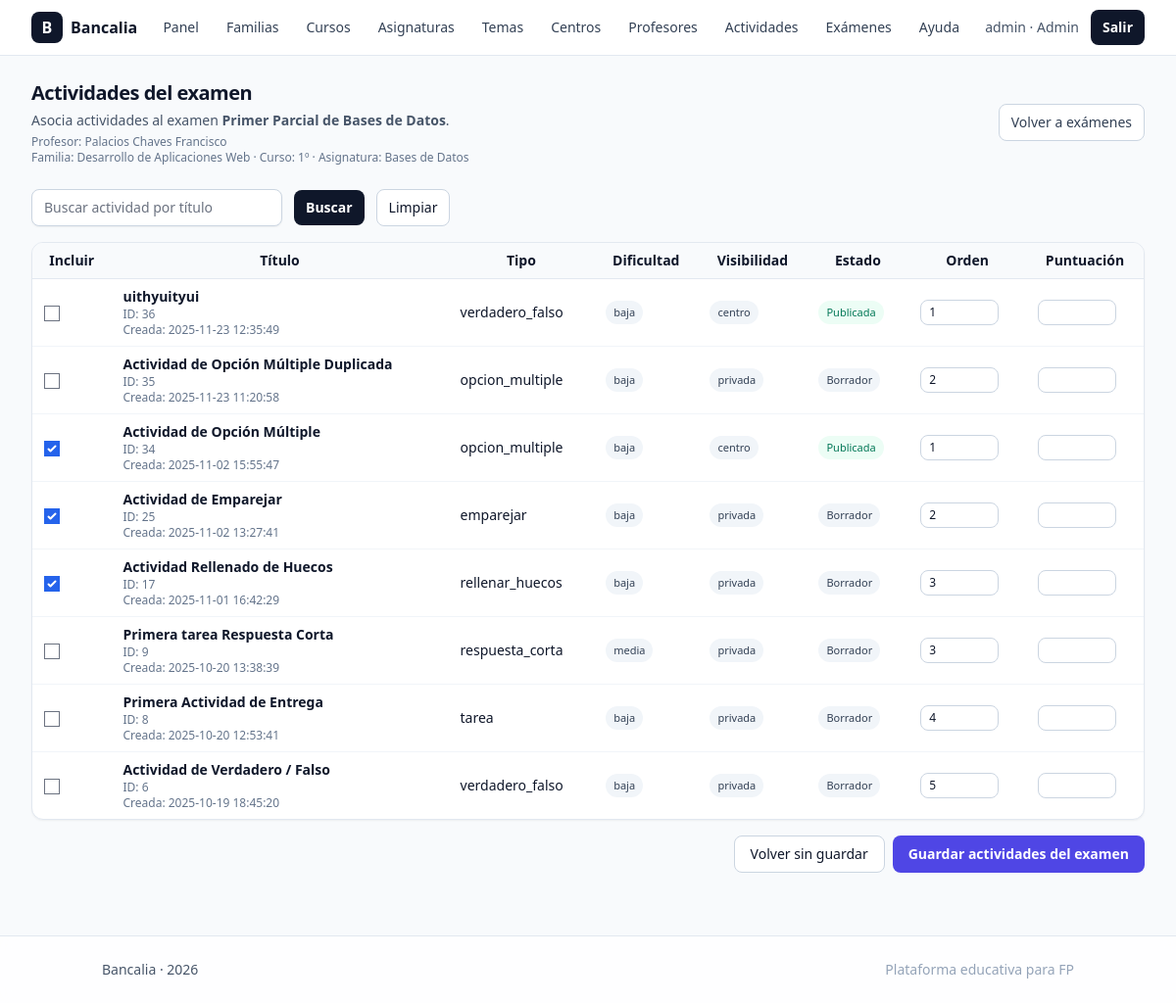
/admin/examenes/actividades.php?id=1 (signed in), run on the app's committed database.
### tables this page shows
CREATE TABLE `examenes` (
  `id` int(11) NOT NULL,
  `profesor_id` int(11) NOT NULL,
  `familia_id` int(11) NOT NULL,
  `curso_id` int(11) NOT NULL,
  `asignatura_id` int(11) NOT NULL,
  `titulo` varchar(255) NOT NULL,
  `descripcion` text DEFAULT NULL,
  `estado` enum('borrador','publicado') NOT NULL DEFAULT 'borrador',
  `tipo` enum('examen','practica') NOT NULL DEFAULT 'examen',
  `fecha` date DEFAULT NULL,
  `hora` time DEFAULT NULL,
  `duracion_minutos` int(11) DEFAULT NULL,
  `created_at` datetime NOT NULL DEFAULT current_timestamp(),
  `updated_at` datetime NOT NULL DEFAULT current_timestamp() ON UPDATE current_timestamp()
);

CREATE TABLE `profesores` (
  `id` int(11) NOT NULL,
  `centro_id` int(11) DEFAULT NULL,
  `nombre` varchar(120) NOT NULL,
  `apellidos` varchar(160) NOT NULL,
  `email` varchar(160) NOT NULL,
  `telefono` varchar(30) DEFAULT NULL,
  `notas` text DEFAULT NULL,
  `is_active` tinyint(1) NOT NULL DEFAULT 1,
  `created_at` datetime NOT NULL DEFAULT current_timestamp(),
  `updated_at` datetime NOT NULL DEFAULT current_timestamp() ON UPDATE current_timestamp()
);

CREATE TABLE `familias_profesionales` (
  `id` int(11) NOT NULL,
  `nombre` varchar(150) NOT NULL,
  `slug` varchar(160) NOT NULL,
  `descripcion` text DEFAULT NULL,
  `is_active` tinyint(1) NOT NULL DEFAULT 1,
  `created_at` datetime NOT NULL DEFAULT current_timestamp(),
  `updated_at` datetime NOT NULL DEFAULT current_timestamp() ON UPDATE current_timestamp()
);

CREATE TABLE `cursos` (
  `id` int(11) NOT NULL,
  `familia_id` int(11) NOT NULL,
  `nombre` varchar(80) NOT NULL,
  `slug` varchar(120) NOT NULL,
  `descripcion` text DEFAULT NULL,
  `orden` int(11) NOT NULL DEFAULT 1,
  `is_active` tinyint(1) NOT NULL DEFAULT 1,
  `created_at` datetime NOT NULL DEFAULT current_timestamp(),
  `updated_at` datetime NOT NULL DEFAULT current_timestamp() ON UPDATE current_timestamp()
);

CREATE TABLE `asignaturas` (
  `id` int(11) NOT NULL,
  `familia_id` int(11) NOT NULL,
  `curso_id` int(11) NOT NULL,
  `nombre` varchar(150) NOT NULL,
  `slug` varchar(160) NOT NULL,
  `codigo` varchar(50) DEFAULT NULL,
  `horas` int(11) DEFAULT NULL,
  `descripcion` text DEFAULT NULL,
  `orden` int(11) NOT NULL DEFAULT 1,
  `is_active` tinyint(1) NOT NULL DEFAULT 1,
  `created_at` datetime NOT NULL DEFAULT current_timestamp(),
  `updated_at` datetime NOT NULL DEFAULT current_timestamp() ON UPDATE current_timestamp()
);

CREATE TABLE `actividades` (
  `id` int(11) NOT NULL,
  `profesor_id` int(11) NOT NULL,
  `familia_id` int(11) NOT NULL,
  `curso_id` int(11) NOT NULL,
  `asignatura_id` int(11) NOT NULL,
  `tema_id` int(11) DEFAULT NULL,
  `tipo` enum('opcion_multiple','verdadero_falso','respuesta_corta','rellenar_huecos','emparejar','tarea') NOT NULL,
  `titulo` varchar(255) NOT NULL,
  `descripcion` text DEFAULT NULL,
  `dificultad` enum('baja','media','alta') NOT NULL DEFAULT 'media',
  `visibilidad` enum('privada','centro','publica') NOT NULL DEFAULT 'privada',
  `estado` enum('borrador','publicada') NOT NULL DEFAULT 'borrador',
  `created_at` datetime NOT NULL DEFAULT current_timestamp(),
  `updated_at` datetime NOT NULL DEFAULT current_timestamp() ON UPDATE current_timestamp(),
  `centro_id` int(11) DEFAULT NULL
);

### config.php (called while the page is built, shortened)
<?php
function pdo(): PDO
{
  static $pdo;
  if ($pdo instanceof PDO)
    return $pdo;
  $host = $_ENV['DB_HOST'] ?? '127.0.0.1';
  $port = $_ENV['DB_PORT'] ?? '3306';
  $db = $_ENV['DB_NAME'] ?? 'bancalia';
  $user = $_ENV['DB_USER'] ?? 'root';
  $pass = $_ENV['DB_PASS'] ?? '';
  $dsn = "mysql:host=$host;port=$port;dbname=$db;charset=utf8mb4";
  $pdo = new PDO($dsn, $user, $pass, [
    PDO::ATTR_ERRMODE => PDO::ERRMODE_EXCEPTION,
    PDO::ATTR_DEFAULT_FETCH_MODE => PDO::FETCH_ASSOC,
    PDO::ATTR_EMULATE_PREPARES => false,
  ]);
  return $pdo;
}

### public/admin/examenes/actividades.php (the view, shortened to what this page needs)
<?php
require_once __DIR__ . '/../../../config.php';
$examenId = (int)($_GET['id'] ?? $_POST['id'] ?? 0);
$stEx = pdo()->prepare('
  SELECT e.*,
         p.nombre     AS profesor_nombre,
         p.apellidos  AS profesor_apellidos,
         a.nombre     AS asignatura_nombre,
         c.nombre     AS curso_nombre,
         f.nombre     AS familia_nombre
  FROM examenes e
  LEFT JOIN profesores p              ON p.id = e.profesor_id
  LEFT JOIN asignaturas a            ON a.id = e.asignatura_id
  LEFT JOIN cursos c                 ON c.id = e.curso_id
  LEFT JOIN familias_profesionales f ON f.id = e.familia_id
  WHERE e.id = :id
  LIMIT 1
');
$stEx->execute([':id' => $examenId]);
$examen = $stEx->fetch(PDO::FETCH_ASSOC);
$stEa = pdo()->prepare('
  SELECT actividad_id, orden, puntuacion
  FROM examenes_actividades
  WHERE examen_id = :id
  ORDER BY orden ASC, id ASC
');
$stEa->execute([':id' => $examenId]);
$eaRows = $stEa->fetchAll(PDO::FETCH_ASSOC);
$mapEA = [];
foreach ($eaRows as $r) {
  $mapEA[(int)$r['actividad_id']] = [
    'orden'      => (int)$r['orden'],
    'puntuacion' => $r['puntuacion'],
  ];
}
$q = trim($_GET['q'] ?? '');
$paramsActs = [];
$sqlActs = "
  SELECT
    a.id,
    a.titulo,
    a.tipo,
    a.dificultad,
    a.visibilidad,
    a.estado,
    a.created_at
  FROM actividades a
";
$sqlActs .= ' ORDER BY a.created_at DESC';
$stActs = pdo()->prepare($sqlActs);
$stActs->execute($paramsActs);
$actividades = $stActs->fetchAll(PDO::FETCH_ASSOC);
require_once __DIR__ . '/../../../partials/header.php';
?>
<div class="mb-6 flex items-center justify-between">
  <div>
    <h1 class="text-xl font-semibold tracking-tight">Actividades del examen</h1>
    <p class="mt-1 text-sm text-slate-600">
      Asocia actividades al examen <strong><?= htmlspecialchars($examen['titulo']) ?></strong>.
    </p>
    <p class="mt-1 text-xs text-slate-500">
      Profesor: <?= htmlspecialchars(($examen['profesor_apellidos'] ?? '') . ' ' . ($examen['profesor_nombre'] ?? '')) ?><br>
      Familia: <?= htmlspecialchars($examen['familia_nombre'] ?? '') ?> ·
      Curso: <?= htmlspecialchars($examen['curso_nombre'] ?? '') ?> ·
      Asignatura: <?= htmlspecialchars($examen['asignatura_nombre'] ?? '') ?>
    </p>
  </div>
  <a href="<?= PUBLIC_URL ?>/admin/examenes/index.php"
     class="inline-flex items-center rounded-lg border border-slate-300 bg-white px-3 py-2 text-sm font-medium text-slate-700 hover:bg-slate-100">
    Volver a exámenes
  </a>
</div>
<div class="mb-4">
  <form method="get" action="" class="flex flex-wrap items-center gap-3">
    <input
      type="search"
      name="q"
      value="<?= htmlspecialchars($q) ?>"
      placeholder="Buscar actividad por título"
      class="w-64 rounded-lg border border-slate-300 bg-white px-3 py-2 text-sm shadow-sm"
    >
    <button
      type="submit"
      class="inline-flex items-center rounded-lg bg-slate-900 px-3 py-2 text-sm font-semibold text-white hover:bg-slate-800"
    >
      Buscar
    </button>
    <a
      href="<?= PUBLIC_URL ?>/admin/examenes/actividades.php?id=<?= (int)$examenId ?>"
      class="inline-flex items-center rounded-lg border border-slate-300 bg-white px-3 py-2 text-sm hover:bg-slate-100"
    >
      Limpiar
    </a>
  </form>
</div>
<?php if (!$actividades): ?>
  <div class="rounded-lg border border-slate-200 bg-white p-6 text-slate-600">
    No hay actividades disponibles.
  </div>
<?php else: ?>
  <form method="post" action="" class="space-y-4">
    <div class="rounded-xl border border-slate-200 bg-white shadow-sm overflow-x-auto">
      <table class="min-w-full divide-y divide-slate-200 text-sm">
        <thead class="bg-slate-50">
          <tr>
            <th class="px-3 py-2">Incluir</th>
            <th class="px-3 py-2">Título</th>
            <th class="px-3 py-2">Tipo</th>
            <th class="px-3 py-2">Dificultad</th>
            <th class="px-3 py-2">Visibilidad</th>
            <th class="px-3 py-2">Estado</th>
            <th class="px-3 py-2">Orden</th>
            <th class="px-3 py-2">Puntuación</th>
          </tr>
        </thead>
        <tbody class="divide-y divide-slate-100">
          <?php
          $defaultOrden = 1;
          foreach ($actividades as $a):
            $actId = (int)$a['id'];
            $sel   = $mapEA[$actId] ?? null;
            $checked    = $sel !== null;
            $orden      = $sel['orden']      ?? $defaultOrden++;
            $puntuacion = $sel['puntuacion'] ?? '';
          ?>
            <tr class="hover:bg-slate-50">
              <td class="px-3 py-2">
                <input
                  type="checkbox"
                  name="actividades[<?= $actId ?>][selected]"
                  value="1"
                  <?= $checked ? 'checked' : '' ?>
                >
              </td>
              <td class="px-3 py-2">
                <strong><?= htmlspecialchars($a['titulo']) ?></strong>
                <div class="text-xs text-slate-500">ID: <?= $actId ?></div>
                <div class="text-xs text-slate-500">Creada: <?= htmlspecialchars($a['created_at']) ?></div>
              </td>
              <td class="px-3 py-2"><?= htmlspecialchars($a['tipo']) ?></td>
              <td class="px-3 py-2">
                <span class="inline-flex rounded-full bg-slate-100 px-2 py-0.5 text-[11px] font-medium text-slate-700">
                  <?= htmlspecialchars($a['dificultad']) ?>
                </span>
              </td>
              <td class="px-3 py-2">
                <span class="inline-flex rounded-full bg-slate-100 px-2 py-0.5 text-[11px] font-medium text-slate-700">
                  <?= htmlspecialchars($a['visibilidad']) ?>
                </span>
              </td>
              <td class="px-3 py-2">
                <?php if ($a['estado'] === 'publicada'): ?>
                  <span class="inline-flex rounded-full bg-emerald-50 px-2 py-0.5 text-[11px] text-emerald-700">Publicada</span>
                <?php else: ?>
                  <span class="inline-flex rounded-full bg-slate-100 px-2 py-0.5 text-[11px] text-slate-700">Borrador</span>
                <?php endif; ?>
              </td>
              <td class="px-3 py-2">
                <input
                  type="number"
                  name="actividades[<?= $actId ?>][orden]"
                  value="<?= (int)$orden ?>"
                  min="1"
                  class="w-20 rounded-lg border border-slate-300 px-2 py-1 text-xs"
                >
              </td>
              <td class="px-3 py-2">
                <input
                  type="number"
                  step="0.25"
                  min="0"
                  name="actividades[<?= $actId ?>][puntuacion]"
                  value="<?= htmlspecialchars((string)$puntuacion) ?>"
                  class="w-20 rounded-lg border border-slate-300 px-2 py-1 text-xs"
                >
              </td>
            </tr>
          <?php endforeach; ?>
        </tbody>
      </table>
    </div>
    <div class="flex justify-end gap-2">
      <a href="<?= PUBLIC_URL ?>/admin/examenes/index.php"
         class="rounded-lg border border-slate-300 bg-white px-4 py-2 text-sm">
        Volver sin guardar
      </a>
      <button type="submit"
              class="rounded-lg bg-indigo-600 px-4 py-2 text-sm font-semibold text-white hover:bg-indigo-500">
        Guardar actividades del examen
      </button>
    </div>
  </form>
<?php endif; ?>
<?php require_once __DIR__ . '/../../../partials/footer.php'; ?>

### data on the page
examenes: titulo "Primer Parcial de Bases de Datos", profesor.nombre "Palacios Chaves Francisco", familia.nombre "Desarrollo de Aplicaciones Web", curso.nombre "1º", asignatura.nombre "Bases de Datos"
actividades: titulo "uithyuityui", id "36", created_at "2025-11-23 12:35:49", tipo "verdadero_falso", dificultad "baja", visibilidad "centro", estado "Publicada", value "1"
actividades: titulo "Actividad de Opción Múltiple Duplicada", id "35", created_at "2025-11-23 11:20:58", tipo "opcion_multiple", dificultad "baja", visibilidad "privada", estado "Borrador", value "2"
actividades: id "☑", titulo "Actividad de Opción Múltiple", id "34", created_at "2025-11-02 15:55:47", tipo "opcion_multiple", dificultad "baja", visibilidad "centro", estado "Publicada", id "1"
actividades: id "☑", titulo "Actividad de Emparejar", id "25", created_at "2025-11-02 13:27:41", tipo "emparejar", dificultad "baja", visibilidad "privada", estado "Borrador", id "2"
actividades: id "☑", titulo "Actividad Rellenado de Huecos", id "17", created_at "2025-11-01 16:42:29", tipo "rellenar_huecos", dificultad "baja", visibilidad "privada", estado "Borrador", id "3"
actividades: titulo "Primera tarea Respuesta Corta", id "9", created_at "2025-10-20 13:38:39", tipo "respuesta_corta", dificultad "media", visibilidad "privada", estado "Borrador", value "3"
actividades: titulo "Primera Actividad de Entrega", id "8", created_at "2025-10-20 12:53:41", tipo "tarea", dificultad "baja", visibilidad "privada", estado "Borrador", value "4"
actividades: titulo "Actividad de Verdadero / Falso", id "6", created_at "2025-10-19 18:45:20", tipo "verdadero_falso", dificultad "baja", visibilidad "privada", estado "Borrador", value "5"

### other printed values
$u['role'] "admin"
$u['nombre'] "Admin"
